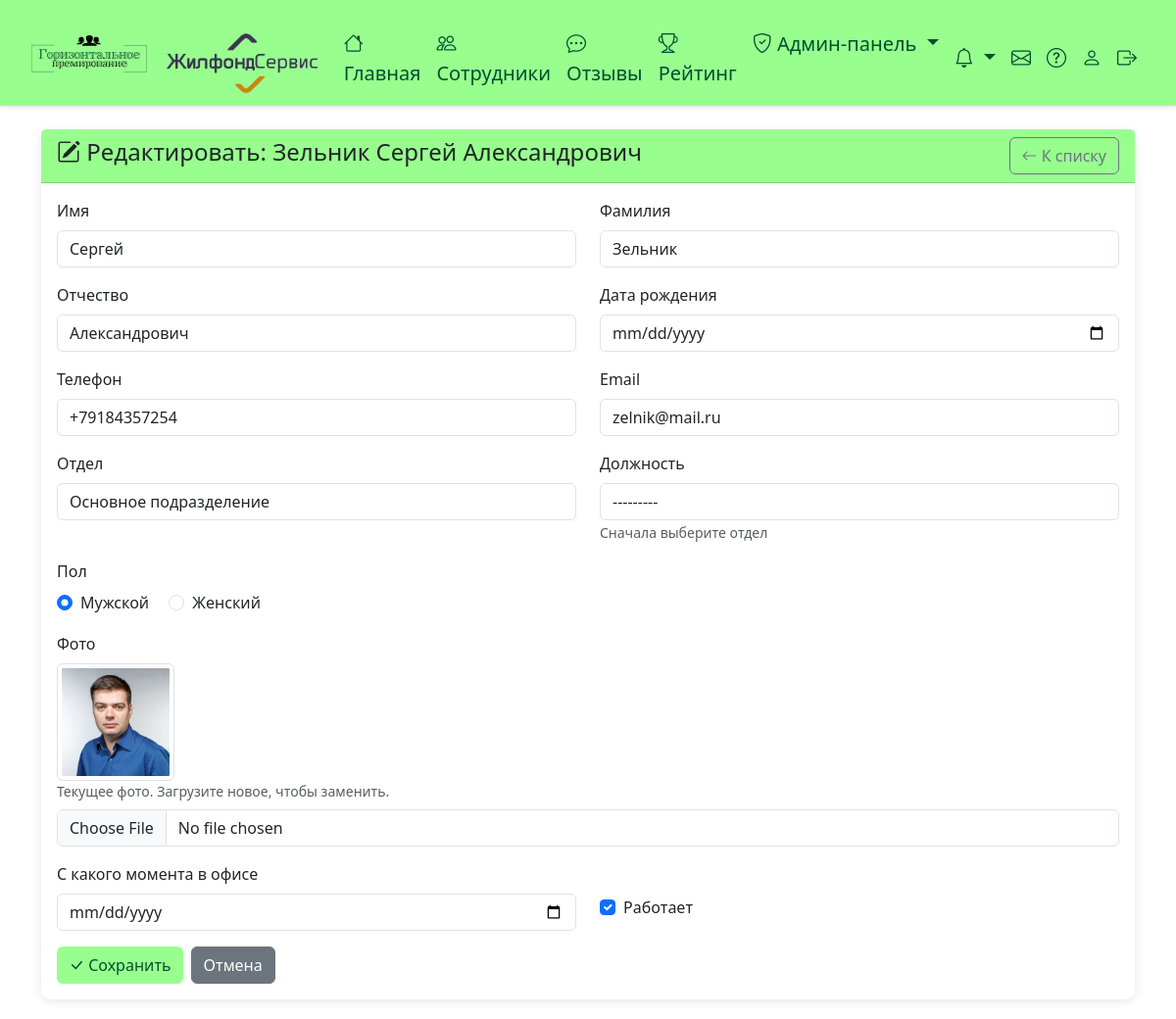
The app's page /app-admin/staff/41/edit/ (signed in), older data.
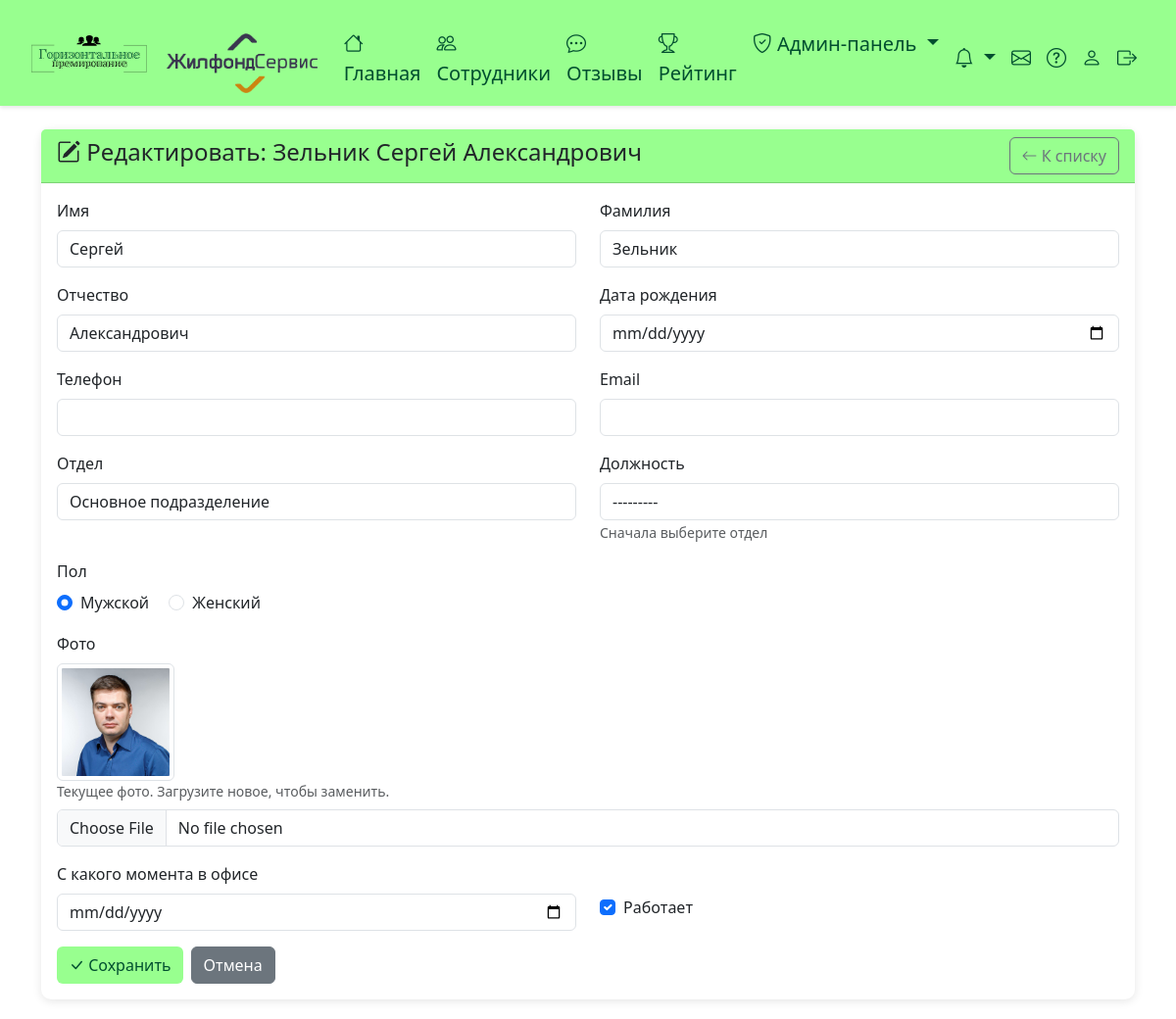
The same page, newer data.
### employees/models.py (models this page shows, shortened)
class StaffMember(models.Model):
    GENDER_CHOICES = [
        ('M', 'Мужской'),
        ('F', 'Женский'),
    ]
    phone_regex = RegexValidator(
        regex=r'^\+?1?\d{9,15}$',
        message="Номер телефона должен быть в формате: '+999999999'. До 15 цифр."
    )
    first_name = models.CharField(max_length=150, verbose_name='Имя')
    last_name = models.CharField(max_length=150, verbose_name='Фамилия')
    middle_name = models.CharField(max_length=150, blank=True, verbose_name='Отчество')
    phone = models.CharField(validators=[phone_regex], max_length=17, blank=True, null=True, verbose_name='Телефон')
    email = models.EmailField(blank=True, null=True, verbose_name='Email')
    birth_date = models.DateField(null=True, blank=True, verbose_name='Дата рождения')
    department = models.ForeignKey(Department, on_delete=models.SET_NULL, null=True, blank=True, verbose_name='Отдел')
    position = models.ForeignKey(Position, on_delete=models.SET_NULL, null=True, blank=True, verbose_name='Должность')
    gender = models.CharField(max_length=1, choices=GENDER_CHOICES, null=True, blank=True, verbose_name='Пол')
    photo = models.ImageField(upload_to='staff_photos/', blank=True, null=True, verbose_name='Фото')
    office_start_date = models.DateField(verbose_name='С какого момента в офисе', default=timezone.now)
    is_active = models.BooleanField(default=True, verbose_name='Работает')
    employee_profile = models.OneToOneField(Employee, on_delete=models.SET_NULL, null=True, blank=True, related_name='staff_profile', verbose_name='Профиль в системе')
    participates_in_bonus = models.BooleanField(default=True, verbose_name='Участвует в системе премирования')
    class Meta:
        verbose_name = 'Сотрудник компании'
        verbose_name_plural = 'Сотрудники компании'
        ordering = ['last_name', 'first_name']
    def get_full_name(self):
        return f"{self.last_name} {self.first_name} {self.middle_name}".strip()

### employees/views.py (the view)
# urls.py: path('app-admin/staff/<int:staff_id>/edit/', views.admin_staff_edit_view, name='admin_staff_edit'),
@login_required
def admin_staff_edit_view(request, staff_id):
    if not request.user.is_admin:
        messages.error(request, 'У вас нет прав доступа')
        return redirect('home')
    staff_member = get_object_or_404(StaffMember, id=staff_id)
    if request.method == 'POST':
        form = StaffMemberForm(request.POST, request.FILES, instance=staff_member)
        if form.is_valid():
            form.save()
            messages.success(request, 'Данные сотрудника обновлены!')
            return redirect('admin_staff_manage')
    else:
        form = StaffMemberForm(instance=staff_member)
    context = {
        'form': form,
        'staff_member': staff_member,
    }
    return render(request, 'employees/admin_staff_edit.html', context)

### employees/context_processors.py (called while the page is built)
def notifications_count(request):
    if request.user.is_authenticated:
        unread_count = Notification.objects.filter(user=request.user, is_read=False).count()
        notifications = Notification.objects.filter(user=request.user).order_by('-created_at')[:10]
        new_support_requests_count = 0
        if request.user.is_admin:
            new_support_requests_count = SupportRequest.objects.filter(status=SupportRequest.STATUS_NEW).count()
        return {
            'unread_notifications_count': unread_count,
            'notifications_list': notifications,
            'new_support_requests_count': new_support_requests_count,
        }
    return {
        'unread_notifications_count': 0,
        'notifications_list': [],
        'new_support_requests_count': 0,
    }

### employees/models.py (called while the page is built)
    def __str__(self):
        return self.name

    def __str__(self):
        return self.name

    @classmethod
    def get_settings(cls):
        settings, created = cls.objects.get_or_create(pk=1)
        return settings

### employees/templatetags/employees_tags.py (called while the page is built)
@register.simple_tag
def get_system_settings():
    return SystemSettings.get_settings()

### templates/employees/admin_staff_edit.html (shortened to what the changed rows need)
{% extends 'base.html' %}
{% block content %}
<div class="card">
    <div class="card-header d-flex justify-content-between align-items-center">
        <h4><i class="bi bi-pencil-square"></i> Редактировать: {{ staff_member.get_full_name }}</h4>
        <a href="{% url 'admin_staff_manage' %}" class="btn btn-outline-secondary">
            <i class="bi bi-arrow-left"></i> К списку
        </a>
    </div>
    <div class="card-body">
        <form method="post" enctype="multipart/form-data" id="staffForm">
            <div class="row">
                <div class="col-md-6 mb-3">
                    <label class="form-label">{{ form.first_name.label }}</label>
                    {{ form.first_name }}
                </div>
                <div class="col-md-6 mb-3">
                    <label class="form-label">{{ form.last_name.label }}</label>
                    {{ form.last_name }}
                </div>
            </div>
            <div class="row">
                <div class="col-md-6 mb-3">
                    <label class="form-label">{{ form.middle_name.label }}</label>
                    {{ form.middle_name }}
                </div>
                <div class="col-md-6 mb-3">
                    <label class="form-label">{{ form.birth_date.label }}</label>
                    {{ form.birth_date }}
                </div>
            </div>
            <div class="row">
                <div class="col-md-6 mb-3">
                    <label class="form-label">{{ form.phone.label }}</label>
                    {{ form.phone }}
                </div>
                <div class="col-md-6 mb-3">
                    <label class="form-label">{{ form.email.label }}</label>
                    {{ form.email }}
                </div>
            </div>
            <div class="row">
                <div class="col-md-6 mb-3">
                    <label class="form-label">{{ form.department.label }}</label>
                    {{ form.department }}
                </div>
                <div class="col-md-6 mb-3">
                    <label class="form-label">{{ form.position.label }}</label>
                    {{ form.position }}
                    <small class="form-text text-muted">Сначала выберите отдел</small>
                </div>
            </div>
            <div class="mb-3">
                <label class="form-label">{{ form.photo.label }}</label>
                {% if staff_member.photo %}
                    <div class="mb-2">
                        <img src="{{ staff_member.photo.url }}" alt="Фото" class="img-thumbnail" style="max-height: 120px;">
                        <small class="text-muted d-block">Текущее фото. Загрузите новое, чтобы заменить.</small>
                    </div>
                {% endif %}
                {{ form.photo }}
            </div>
            <div class="row">
                <div class="col-md-6 mb-3">
                    <label class="form-label">{{ form.office_start_date.label }}</label>
                    {{ form.office_start_date }}
                </div>
                <div class="col-md-6 mb-3 d-flex align-items-center">
                    <div class="form-check mt-4">
                        {{ form.is_active }}
                        <label class="form-check-label" for="{{ form.is_active.id_for_label }}">
                            {{ form.is_active.label }}
                        </label>
                    </div>
                </div>
            </div>
        </form>
    </div>
</div>
{% endblock %}

Row changes from the older to the newer data that the page shows:
changed StaffMember "Зельник Сергей Александрович": phone "+79184357254" → (not shown); email "zelnik@mail.ru" → (not shown)
